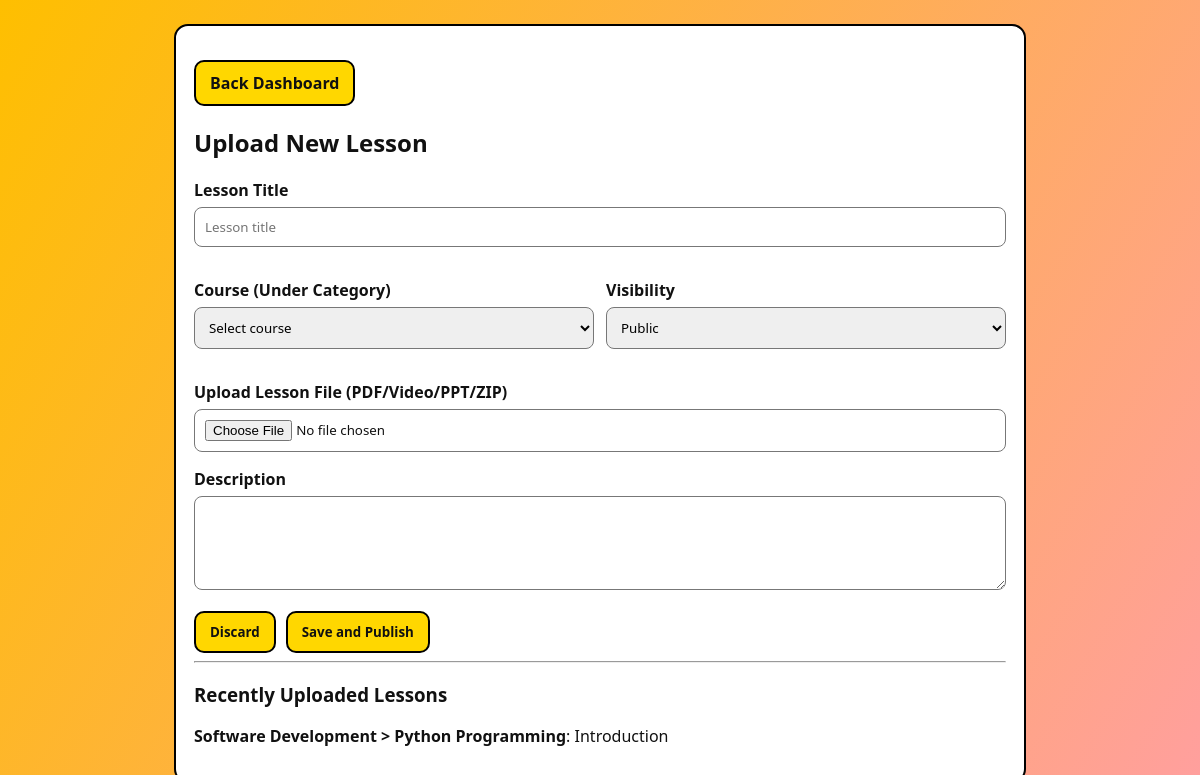
Page /dashboard/faculty/lesson-upload/ (signed in) on the committed database.
### admin/models.py (models this page shows, shortened)
class Lesson(models.Model):
    VISIBILITY_CHOICES = [
        ('public', 'Public'),
        ('private', 'Private'),
        ('draft', 'Draft'),
    ]
    course = models.ForeignKey(Course, on_delete=models.CASCADE, related_name='lessons')
    title = models.CharField(max_length=200)
    description = models.TextField(blank=True)
    lesson_file = models.FileField(upload_to='lessons/files/', blank=True, null=True)
    visibility = models.CharField(max_length=20, choices=VISIBILITY_CHOICES, default='public')
    created_by = models.ForeignKey(
        settings.AUTH_USER_MODEL,
        on_delete=models.SET_NULL,
        null=True,
        blank=True,
        related_name='created_lessons',
    )
    created_at = models.DateTimeField(auto_now_add=True)
    class Meta:
        ordering = ['-created_at']

class Course(models.Model):
    LEVEL_CHOICES = [
        ('beginner', 'Beginner'),
        ('intermediate', 'Intermediate'),
        ('advanced', 'Advanced'),
    ]
    title = models.CharField(max_length=200)
    category = models.ForeignKey(CourseCategory, on_delete=models.CASCADE, related_name='courses')
    description = models.TextField(blank=True)
    level = models.CharField(max_length=20, choices=LEVEL_CHOICES, default='beginner')
    duration_hours = models.PositiveIntegerField(default=0)
    created_by = models.ForeignKey(
        settings.AUTH_USER_MODEL,
        on_delete=models.SET_NULL,
        null=True,
        blank=True,
        related_name='created_courses',
    )
    created_at = models.DateTimeField(auto_now_add=True)
    is_active = models.BooleanField(default=True)
    class Meta:
        ordering = ['category__name', 'title']
        unique_together = [('category', 'title')]

class CourseCategory(models.Model):
    name = models.CharField(max_length=120, unique=True)
    created_at = models.DateTimeField(auto_now_add=True)
    class Meta:
        ordering = ['name']
        verbose_name_plural = 'Course categories'

### admin/views.py (the view, shortened to what this page needs)
# urls.py: path('dashboard/faculty/lesson-upload/', views.faculty_lesson_upload, name='faculty_lesson_upload'),
def faculty_lesson_upload(request):
    guard = _faculty_guard(request)
    if guard:
        return guard
    message = ''
    error = ''
    courses = Course.objects.filter(is_active=True).select_related('category').order_by('category__name', 'title')
    recent_lessons = Lesson.objects.select_related('course__category').order_by('-created_at')[:10]
    return render(
        request,
        'FacultyDashboard/lesson-upload.html',
        {'courses': courses, 'recent_lessons': recent_lessons, 'message': message, 'error': error},
    )

### admin/context_processors.py (called while the page is built)
def site_assets(request):
    branding = SiteBranding.objects.order_by('-updated_at').first()
    images = WebsiteImage.objects.filter(is_active=True)
    return {
        'site_branding': branding,
        'website_images': images,
        'default_logo_url': f'{settings.MEDIA_URL}logo.png',
    }

### admin/views.py (called while the page is built)
def _faculty_guard(request):
    if not request.user.is_authenticated:
        return redirect('login')
    if request.user.groups.filter(name='Faculty').exists():
        return None
    if request.user.is_staff or request.user.is_superuser:
        return redirect('/admin/')
    if request.user.groups.filter(name='Student').exists():
        return redirect('student_dashboard')
    return redirect('login')

### templates/FacultyDashboard/lesson-upload.html (shortened to what this page needs)
{% load static %}
<!DOCTYPE html>
<html lang="en">
<head>
  <link rel="stylesheet" href="{% static 'facultyDashboard/form.css' %}">
</head>
<body>
  <div class="container">
    <div class="panel">
      <p><a class="btn" href="{% url 'faculty_dashboard' %}">Back Dashboard</a></p>
      <h2>Upload New Lesson</h2>
      <form method="post" enctype="multipart/form-data">
        <p>
          <label for="lesson_title">Lesson Title</label>
          <input id="lesson_title" name="lesson_title" type="text" placeholder="Lesson title" required>
        </p>
        <div class="row">
          <p>
            <label for="course_id">Course (Under Category)</label>
            <select id="course_id" name="course_id" required>
              <option value="">Select course</option>
            </select>
          </p>
          <p>
            <label for="visibility">Visibility</label>
            <select id="visibility" name="visibility">
              <option value="public">Public</option>
            </select>
          </p>
        </div>
        <p>
          <label for="lesson_file">Upload Lesson File (PDF/Video/PPT/ZIP)</label>
          <input id="lesson_file" name="lesson_file" type="file">
        </p>
        <p>
          <label for="desc">Description</label>
          <textarea id="desc" name="description" rows="4"></textarea>
        </p>
        <div class="actions">
          <button class="btn" type="reset">Discard</button>
          <button class="btn" type="submit">Save and Publish</button>
        </div>
      </form>
      <hr>
      <h3>Recently Uploaded Lessons</h3>
      {% for lesson in recent_lessons %}
      <p>
        <strong>{{ lesson.course.category.name }} > {{ lesson.course.title }}</strong>:
        {{ lesson.title }}
      </p>
      {% empty %}
      <p>No lessons uploaded yet.</p>
      {% endfor %}
    </div>
  </div>
</body>
</html>

### static/facultyDashboard/form.css (style rules this page uses)
:root { --bg-gradient: linear-gradient(300deg, #ff9f9f, #febf00); --panel: #ffffff; --text: #111111; --accent: #ffd700; --border: #000000; }
* { box-sizing: border-box; font-family: "Segoe UI", Tahoma, Geneva, Verdana, sans-serif; }
body { margin: 0; min-height: 100vh; background: var(--bg-gradient); color: var(--text); }
.container { max-width: 900px; margin: 0 auto; padding: 24px; }
.panel { background: var(--panel); border: 2px solid var(--border); border-radius: 14px; padding: 18px; }
.btn { display: inline-block; text-decoration: none; color: var(--text); background: var(--accent); border: 2px solid var(--border); border-radius: 10px; padding: 10px 14px; font-weight: 700; cursor: pointer; }
.row { display: grid; grid-template-columns: 1fr 1fr; gap: 12px; }
label { display: block; margin-bottom: 6px; font-weight: 700; }
input, select, textarea { width: 100%; border: 1px solid #777; border-radius: 8px; padding: 10px; }
.actions { margin-top: 12px; display: flex; gap: 10px; }

### rows in the picture
Lesson: course.category.name "Software Development", course "Python Programming", title "Introduction"
